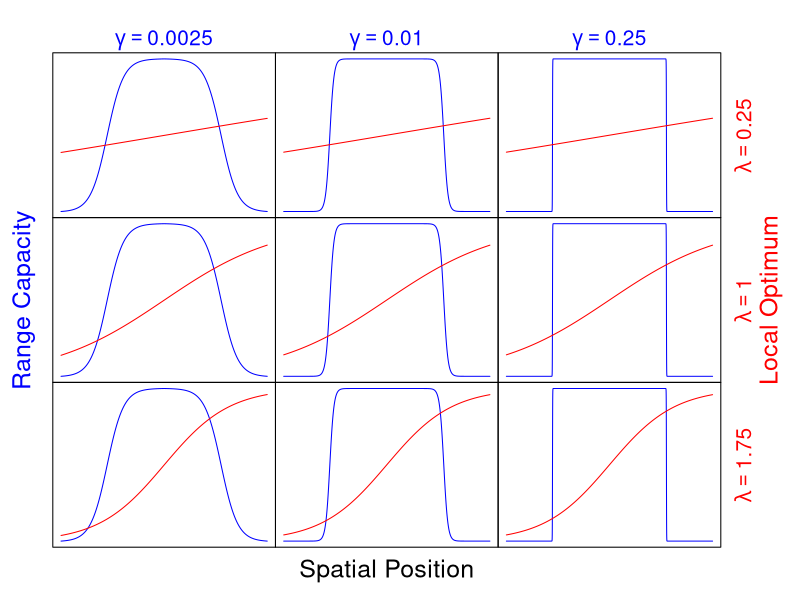
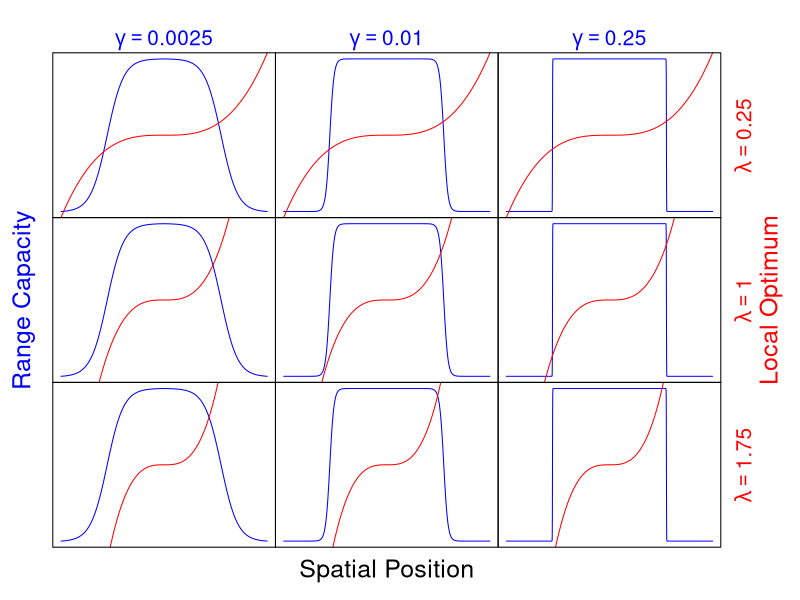

Recreate these plots in R, in order.
# This script will generate a few convenience functions to identify range parameters
#	for use in subsequent simulations. First values for delta, gamma, and local selection
#	will be arbitrarily set, and then values for tau will be calculated accordingly.
# The script will generate both a table with all the range parameter values to be used and
#	a visualization of the different parameter combinations.
# Note: For simplicity, alpha is assumed to be 1 here and is therefore removed from the following
#	functions.

setwd("~/Desktop/RangeShifts/ShiftingSlopes")

# Make a function to calculate the range curve over a given spatial extent
RangeCapacity <- function(beta, gamma, tau, x_vals){
     R_seq <- rep(NA, length(x_vals))
     for(i in 1:length(x_vals)){
          if(x_vals[i] > beta){
               numerator <- exp(-1*gamma * (x_vals[i] - beta - tau))
               denominator <- 1 + exp(-1*gamma * (x_vals[i] - beta - tau))
               R_seq[i] <- numerator / denominator
          } else if(x_vals[i] < beta){
               numerator <- exp(gamma * (x_vals[i] - beta + tau))
               denominator <- 1 + exp(gamma * (x_vals[i] - beta + tau))
               R_seq[i] <- numerator / denominator
          } else if(x_vals[i] == beta){
               R_seq[i] <- 1
          }
     }
     return(R_seq)
}

# Make a function to display the local fitness optimum across the range (lower
#    values don't mean lower fitness, just a different optimum phenotype; actual
#    fitness values will be calculated with these local optima and stabilizing
#    selection; reproduction will occur according to the range capacity gradient)
RelFit <- function(beta, tau, x_vals, LocalSel){
     FitSeq <- rep(NA, length(x_vals))
     GammaVal <- LocalSel / tau
     for(i in 1:length(x_vals)){
          numerator <- exp(GammaVal * (x_vals[i] - beta))
          denominator <- 1 + exp(GammaVal * (x_vals[i] - beta))
          FitSeq[i] <- numerator / denominator
     }
     return(FitSeq)
}
Cubic <- function(beta, tau, x_vals, LocalSel){
     Zopt <- LocalSel * (x_vals / (0.5*tau)) ^ 3
     #Zopt <- LocalSel * (x_vals / (tau)) ^ 3
     return(Zopt)
}

# Given a delta and minimum gamma value, calculate the tau value necessary for a
#    smooth function
CalcTauMin <- function(delta, gamma){
     numerator <- log( (1 - delta) / delta )
     TauMin <- numerator / gamma
     return(TauMin)
}

# When changing the slope of the range boundary, keep the area of the range
#    constant and calculate a new tau
CalcTauNew <- function(gamma, C){
     numerator <- log( exp( (C*gamma) / 2 ) - 1 )
     TauNew <- numerator / gamma
     return(TauNew)
}

# Calculate the total area under a given range curve
Calc_C <- function(gamma, tau){
     numerator <- 2 * log( exp(gamma * tau) + 1 )
     C <- numerator / gamma
     return(C)
}


# Now set the values for gamma, delta, beta, and LocalSel
GammaSeq <- c(0.0025, 0.01, 0.25)
LocalSel <- c(0.25, 1, 1.75)
Delta <- 1e-3
Beta <- 0

# Now create a sequence of x values and an object to store the tau values
x_seq <- seq(-5000, 5000, length.out = 10000) 
TauSeq <- rep(NA, length(GammaSeq))

# Now calculate TauMin and C
TauSeq[1] <- CalcTauMin(delta = Delta, gamma = GammaSeq[1])
C <- Calc_C(gamma = GammaSeq[1], tau = TauSeq[1])
TauSeq[2] <- CalcTauNew(gamma = GammaSeq[2], C = C)
TauSeq[3] <- CalcTauNew(gamma = GammaSeq[3], C = C)

# Now, create a table to store the parameter values in
RangeParams <- expand.grid(gamma = GammaSeq, LocalSel = LocalSel)
RangeParams <- cbind(RangeParams, tau = rep(TauSeq, 3))
RangeParams
# Save these parameters for later use
write.csv(RangeParams, file = "RangeParameters.csv")


# Finally, use these values to calculate starting range shapes for each
#    slope value
Rseq <- matrix(NA, nrow = length(GammaSeq), ncol = length(x_seq))
FitVals <- matrix(NA, nrow = length(GammaSeq), ncol = length(x_seq))
CubicVals <- matrix(NA, nrow = length(GammaSeq), ncol = length(x_seq))
for(i in 1:length(GammaSeq)){
     Rseq[i,] <- RangeCapacity(beta = Beta, gamma = GammaSeq[i], 
                        tau = TauSeq[i], x_vals = x_seq)
     FitVals[i,] <- RelFit(beta = Beta, tau = TauSeq[i], x_vals = x_seq, LocalSel = LocalSel[i])
     CubicVals[i,] <- Cubic(beta = Beta, tau = TauSeq[i], x_vals = x_seq, LocalSel = LocalSel[i])
}

# Now plot a visualization of the parameters used
pdf(file = "RangeParams.pdf", width = 7, height = 7, onefile = FALSE, paper = "special")
	par(mfrow = c(3,3), mar = c(0,0,0,0), oma = c(4, 4, 4,6))
	for(i in 1:3){
		for(j in 1:3){
			plot(x_seq, Rseq[j,], type = "l", axes = FALSE, col = "blue")
			lines(x_seq, FitVals[i,], col = "red")
			box()
			if(j == 3){
				LambdaText <- bquote(lambda == .(LocalSel[i]))
				mtext(LambdaText, side = 4, col = "red", cex = 1.25, line = 1.5)
			}
			if(i == 1){
				GammaText <- bquote(gamma == .(GammaSeq[j]))
				mtext(GammaText, side = 3, col = "blue", cex = 1.25)
			}
		}
	}
	mtext("Spatial Position", outer = TRUE, side = 1, cex = 1.5, line = 1.5)
	mtext("Range Capacity", outer = TRUE, side = 2, cex = 1.5, col = "blue", line = 1.5)
	mtext("Local Optimum", outer = TRUE, side = 4, cex = 1.5, col = "red", line = 3.5)
dev.off()

# Now plot a visualization of the parameters used with the cubic Zopt function
pdf(file = "RangeParamsCubic1.pdf", width = 7, height = 7, onefile = FALSE, paper = "special")
     par(mfrow = c(3,3), mar = c(0,0,0,0), oma = c(4, 4, 4,6))
     for(i in 1:3){
          for(j in 1:3){
               plot(x_seq, Rseq[j,], type = "l", axes = FALSE, col = "blue")
               par(new = TRUE)
               plot(x_seq, CubicVals[i,], col = "red", axes = FALSE, type = "l",
                    xlim = range(x_seq), ylim = c(-11,11))
               box()
               if(j == 3){
                    LambdaText <- bquote(lambda == .(LocalSel[i]))
                    mtext(LambdaText, side = 4, col = "red", cex = 1.25, line = 1.5)
               }
               if(i == 1){
                    GammaText <- bquote(gamma == .(GammaSeq[j]))
                    mtext(GammaText, side = 3, col = "blue", cex = 1.25)
               }
          }
     }
     mtext("Spatial Position", outer = TRUE, side = 1, cex = 1.5, line = 1.5)
     mtext("Range Capacity", outer = TRUE, side = 2, cex = 1.5, col = "blue", line = 1.5)
     mtext("Local Optimum", outer = TRUE, side = 4, cex = 1.5, col = "red", line = 3.5)
dev.off()


